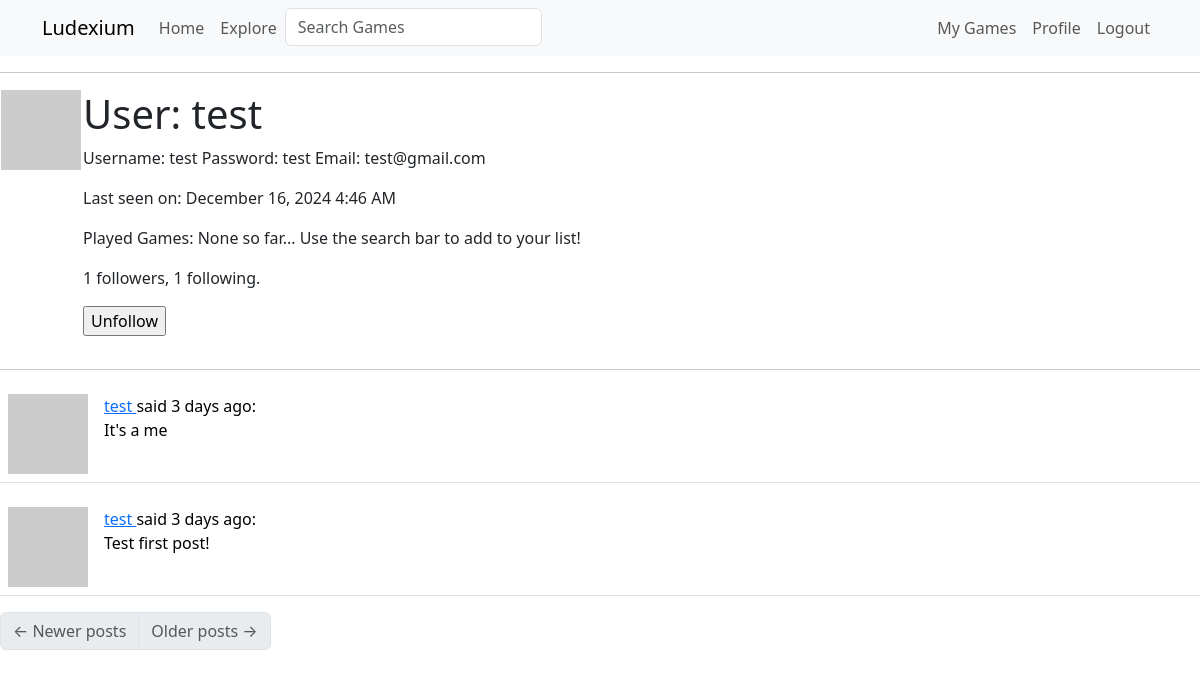
The page /user/test (signed in) on the database as committed earlier.
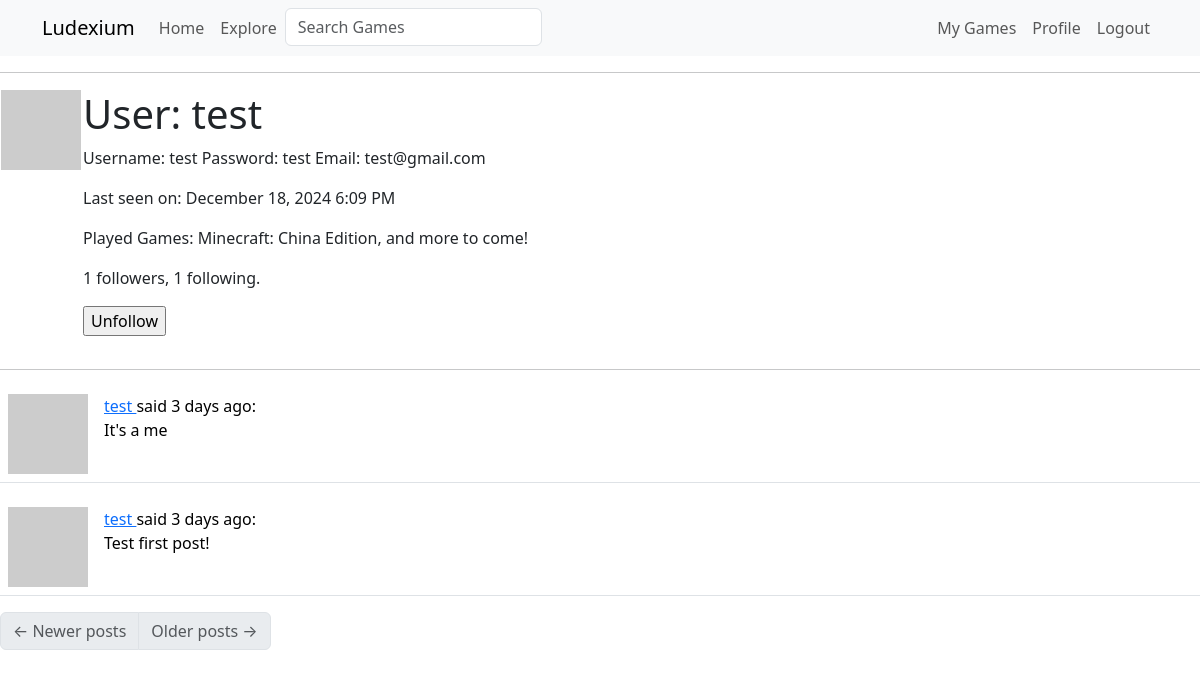
The same page on the database as committed later.
### app/models.py (models this page shows, shortened)
class User(UserMixin, db.Model):
    id: so.Mapped[int] = so.mapped_column(primary_key=True)
    username: so.Mapped[str] = so.mapped_column(sa.String(64), index=True, unique=True)
    email: so.Mapped[str] = so.mapped_column(sa.String(120), index=True, unique=True)
    password_hash: so.Mapped[Optional[str]] = so.mapped_column(sa.String(256))
    about_me: so.Mapped[Optional[str]] = so.mapped_column(sa.String(140))
    last_seen: so.Mapped[Optional[datetime]] = so.mapped_column(default=lambda: datetime.now(timezone.utc))
    played_games: so.WriteOnlyMapped['Game'] = so.relationship(
        secondary=played_games, primaryjoin=(played_games.c.player_id == id),
        back_populates='players')
    posts: so.WriteOnlyMapped['Post'] = so.relationship(back_populates='author')
    following: so.WriteOnlyMapped['User'] = so.relationship(
        secondary=followers, primaryjoin=(followers.c.follower_id == id),
        secondaryjoin=(followers.c.followed_id == id),
        back_populates='followers')
    followers: so.WriteOnlyMapped['User'] = so.relationship(
        secondary=followers, primaryjoin=(followers.c.followed_id == id),
        secondaryjoin=(followers.c.follower_id == id),
        back_populates='following')
    def avatar(self, size):
        digest = md5(self.email.lower().encode('utf-8')).hexdigest()
        return f'https://www.gravatar.com/avatar/{digest}?d=identicon&s={size}'
    def is_following(self, user):
        query = self.following.select().where(User.id == user.id)
        return db.session.scalar(query) is not None
    def followers_count(self):
        query = sa.select(sa.func.count()).select_from(
            self.followers.select().subquery())
        return db.session.scalar(query)
    def following_count(self):
        query = sa.select(sa.func.count()).select_from(
            self.following.select().subquery())
        return db.session.scalar(query)
    def played_games_count(self):
        query = sa.select(sa.func.count()).select_from(
            self.played_games.select().subquery())
        return db.session.scalar(query)
    def played_games_list(self):
        query = self.played_games.select()
        return db.session.scalars(query)

class Post(db.Model):
    id: so.Mapped[int] = so.mapped_column(primary_key=True)
    body: so.Mapped[str] = so.mapped_column(sa.String(140))
    timestamp: so.Mapped[datetime] = so.mapped_column(index=True, default=lambda: datetime.now(timezone.utc))
    user_id: so.Mapped[int] = so.mapped_column(sa.ForeignKey(User.id), index=True)
    author: so.Mapped[User] = so.relationship(back_populates='posts')

class Game(db.Model):
    id: so.Mapped[int] = so.mapped_column(primary_key=True, unique=True)
    name: so.Mapped[str] = so.mapped_column(sa.String(256))
    igdb_url: so.Mapped[str] = so.mapped_column(sa.String(256))
    image_url: so.Mapped[Optional[str]] = so.mapped_column(sa.String(256))
    release_year: so.Mapped[Optional[int]] = so.mapped_column(sa.Integer)
    players: so.WriteOnlyMapped['User'] = so.relationship(
        secondary=played_games, primaryjoin=(played_games.c.game_id == id),
        back_populates='played_games')
    def __repr__(self):
        return '{}'.format(self.name)

### app/routes.py (the view)
@app.route('/user/<username>')
@login_required
def user(username):
    user = db.first_or_404(sa.select(User).where(User.username == username))
    page = request.args.get('page', 1, type=int)
    query = user.posts.select().order_by(Post.timestamp.desc())
    posts = db.paginate(query, page=page,
                        per_page=app.config['POSTS_PER_PAGE'],
                        error_out=False)
    next_url = url_for('user', username=user.username, page=posts.next_num) if posts.has_next else None
    prev_url = url_for('user', username=user.username, page=posts.prev_num) if posts.has_prev else None
    form = EmptyForm()
    return render_template('user.html', user=user, posts=posts.items,
                           next_url=next_url, prev_url=prev_url, form=form)

### app/forms.py
class SearchForm(FlaskForm):
    q = StringField('Search Games', validators=[DataRequired()])
    def __init__(self, *args, **kwargs):
        if 'formdata' not in kwargs:
            kwargs['formdata'] = request.args
        if 'meta' not in kwargs:
            kwargs['meta'] = {'csrf': False}
        super(SearchForm, self).__init__(*args, **kwargs)

class EmptyForm(FlaskForm):
    submit = SubmitField('Submit')

### app/models.py (called while the page is built)
@login.user_loader
def load_user(id):
    return db.session.get(User, int(id))

### app/routes.py (called while the page is built)
@app.before_request
def before_request():
    if current_user.is_authenticated:
        current_user.last_seen = datetime.now(timezone.utc)
        g.search_form = SearchForm()
        db.session.commit()

### app/templates/user.html (shortened to what this page needs)
{% extends "base.html" %}
{% block content %}
    <table>
        <tr valign="top">
            <td><img src="{{ user.avatar(128) }}"></td>
            <td>
                <h1>User: {{ user.username }}</h1>
                {% if user.about_me %}<p>{{ user.about_me }}</p>{% endif %}
                {% if user.last_seen %}
                <p>Last seen on: {{ moment(user.last_seen).format('LLL') }}</p>
                {% endif %}
                <p>Played Games:
                {% if user.played_games_count() == 0 %}
                None so far... Use the search bar to add to your list!
                {% else %}
                {% for game in user.played_games_list() %}
                {{ game }},
                {% endfor %}
                and more to come!
                {% endif %}
                </p>
                <p>{{ user.followers_count() }} followers, {{ user.following_count() }} following.</p>
                {% if user == current_user %}
                <p><a href="{{ url_for('edit_profile') }}">Edit your profile</a></p>
                {% else %}
                <p>
                    <form action="{{ url_for('unfollow', username=user.username) }}" method="post">
                        {{ form.submit(value='Unfollow') }}
                    </form>
                </p>
                {% endif %}
            </td>
        </tr>
    </table>
    <hr>
    {% for post in posts %}
        {% include '_post.html' %}
    {% endfor %}
    <nav aria-label="Post navigation">
        <ul class="pagination">
            <li class="page-item{% if not prev_url %} disabled{% endif %}">
                <a class="page-link" href="{{ prev_url }}">
                    <span aria-hidden="true">&larr;</span> Newer posts
                </a>
            </li>
            <li class="page-item{% if not next_url %} disabled{% endif %}">
                <a class="page-link" href="{{ next_url }}">
                    Older posts <span aria-hidden="true">&rarr;</span>
                </a>
            </li>
        </ul>
    </nav>
{% endblock %}

### app/templates/base.html (shortened to what this page needs)
<!doctype html>
<html lang="en">
    <head>
        <link
        href="https://cdn.jsdelivr.net/npm/bootstrap@5.3.2/dist/css/bootstrap.min.css"
        rel="stylesheet"
>
    </head>
    <body>
        <nav class="navbar navbar-expand-lg bg-body-tertiary">
            <div class="container">
              <a class="navbar-brand" href="{{ url_for('index') }}">Ludexium</a>
              <div class="collapse navbar-collapse" id="navbarSupportedContent">
                <ul class="navbar-nav me-auto mb-2 mb-lg-0">
                  <li class="nav-item">
                    <a class="nav-link" aria-current="page" href="{{ url_for('index') }}">Home</a>
                  </li>
                  <li class="nav-item">
                    <a class="nav-link" aria-current="page" href="{{ url_for('explore') }}">Explore</a>
                  </li>
                  {% if g.search_form %}
                  <form class="navbar-form navbar-left" method="get" action="{{ url_for('search') }}">
                      <div class="form-group">
                          {{ g.search_form.q(size=20, class='form-control', placeholder=g.search_form.q.label.text) }}
                      </div>
                  </form>
                  {% endif %}
                </ul>
                <ul class="navbar-nav mb-2 mb-lg-0">
                  {% if current_user.is_anonymous %}
                  <li class="nav-item">
                    <a class="nav-link" aria-current="page" href="{{ url_for('login') }}">Login</a>
                  </li>
                  {% else %}
                  <li class="nav-item">
                    <a class="nav-link" aria-current="page" href="{{ url_for('my_games', username=current_user.username) }}">My Games</a>
                  </li>
                  <li class="nav-item">
                    <a class="nav-link" aria-current="page" href="{{ url_for('user', username=current_user.username) }}">Profile</a>
                  </li>
                  <li class="nav-item">
                    <a class="nav-link" aria-current="page" href="{{ url_for('logout') }}">Logout</a>
                  </li>
                  {% endif %}
                </ul>
              </div>
            </div>
          </nav>
        <hr>
        {% block content %}{% endblock %}
    </body>
</html>

### app/templates/_post.html
<table class="table table-hover">
    <tr>
        <td width="70px">
            <a href="{{ url_for('user', username=post.author.username) }}">
                <img src="{{ post.author.avatar(70) }}" />
            </a>
        </td>
        <td>
            <a href="{{ url_for('user', username=post.author.username) }}">
                {{ post.author.username }}
            </a>
            said {{ moment(post.timestamp).fromNow() }}:
            <br>
            {{ post.body }}
        </td>
    </tr>
</table>

Rows that differ between the two databases and show on the page:
changed User "test": last_seen "December 16, 2024 4:46 AM" → "December 18, 2024 6:09 PM"
added Game: name "Minecraft: China Edition"
Other text that changed with them:
text no longer shown: "None so far... Use the search bar to add to your list!"
text now shown: "and more to come!"
